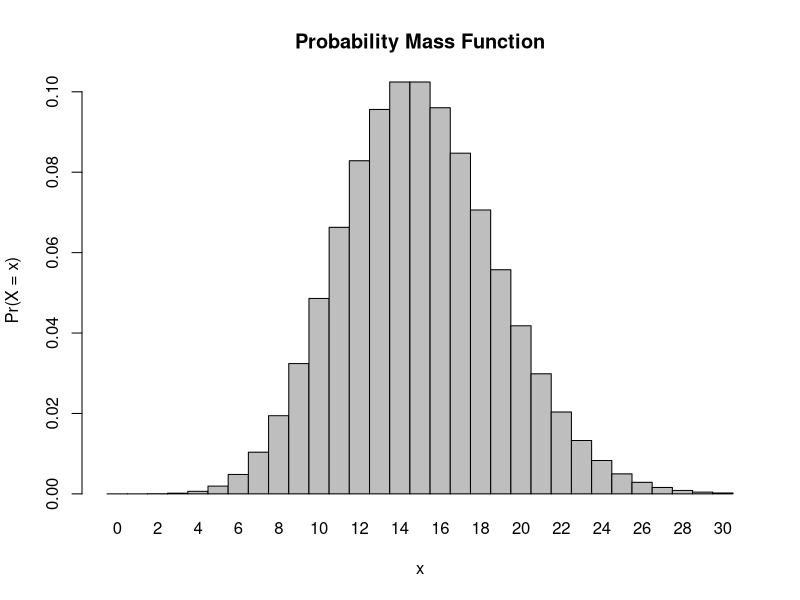
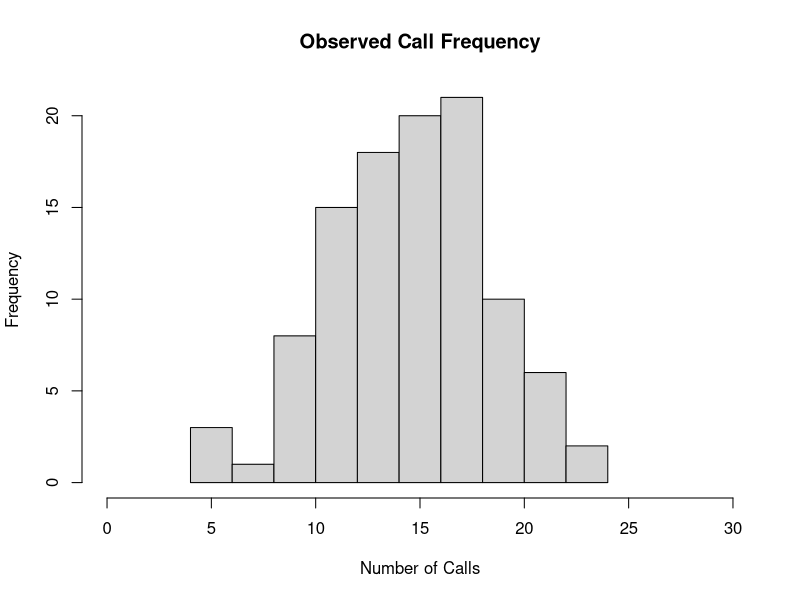

These figures' R source, in order:
## ---- chunk 1
dpois(8,15)
## ---- chunk 2
dpois(0,15)
## ---- chunk 3
dpois(3,15)
## ---- chunk 4
x <- 0:30
l <- 15
probset<-dpois(x=x, lambda=l)
barplot(probset,names.arg=x,space=0,xlab="x",ylab="Pr(X = x)",main="Probability Mass Function")
## ---- chunk 5
x <- 104
l = 15
rpois(x,l)
## ---- chunk 6
library(ggplot2)
hist(rpois(x,l), 
  main = "Observed Call Frequency",
  xlab = "Number of Calls",
  xlim = c(0,30)
)
